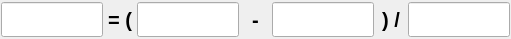
    <widget class="QWidget" name="layoutWidget_5">
     <property name="geometry">
      <rect>
       <x>200</x>
       <y>440</y>
       <width>511</width>
       <height>31</height>
      </rect>
     </property>
     <layout class="QHBoxLayout" name="horizontalLayout_8" stretch="3,1,3,1,3,1,3">
      <property name="spacing">
       <number>0</number>
      </property>
      <property name="leftMargin">
       <number>1</number>
      </property>
      <property name="topMargin">
       <number>2</number>
      </property>
      <property name="rightMargin">
       <number>1</number>
      </property>
      <property name="bottomMargin">
       <number>2</number>
      </property>
      <item>
       <widget class="caLineEdit" name="caLineEdit_18">
        <property name="sizePolicy">
         <sizepolicy hsizetype="Expanding" vsizetype="Expanding">
          <horstretch>0</horstretch>
          <verstretch>0</verstretch>
         </sizepolicy>
        </property>
        <property name="font">
         <font>
          <family>Monospace</family>
          <pointsize>17</pointsize>
          <stylestrategy>PreferDefault</stylestrategy>
         </font>
        </property>
        <property name="alignment">
         <set>Qt::AlignAbsolute|Qt::AlignCenter|Qt::AlignHCenter|Qt::AlignVCenter</set>
        </property>
        <property name="channel" stdset="0">
         <string notr="true">$(P)$(YAW).RBV</string>
        </property>
        <property name="foreground">
         <color>
          <red>10</red>
          <green>0</green>
          <blue>184</blue>
         </color>
        </property>
        <property name="background">
         <color>
          <red>200</red>
          <green>200</green>
          <blue>200</blue>
         </color>
        </property>
        <property name="colorMode">
         <enum>caLineEdit::Static</enum>
        </property>
        <property name="precisionMode">
         <enum>caLineEdit::Channel</enum>
        </property>
        <property name="limitsMode">
         <enum>caLineEdit::Channel</enum>
        </property>
        <property name="maxValue">
         <double>1.000000000000000</double>
        </property>
        <property name="minValue">
         <double>0.000000000000000</double>
        </property>
        <property name="fontScaleMode" stdset="0">
         <enum>caLineEdit::WidthAndHeight</enum>
        </property>
        <property name="formatType">
         <enum>caLineEdit::decimal</enum>
        </property>
       </widget>
      </item>
      <item>
       <widget class="caLabel" name="calabel_38">
        <property name="sizePolicy">
         <sizepolicy hsizetype="Expanding" vsizetype="Preferred">
          <horstretch>0</horstretch>
          <verstretch>0</verstretch>
         </sizepolicy>
        </property>
        <property name="font">
         <font>
          <pointsize>15</pointsize>
          <weight>75</weight>
          <bold>true</bold>
         </font>
        </property>
        <property name="text">
         <string>= (</string>
        </property>
        <property name="alignment">
         <set>Qt::AlignCenter</set>
        </property>
       </widget>
      </item>
      <item>
       <widget class="caLineEdit" name="calineedit_4">
        <property name="sizePolicy">
         <sizepolicy hsizetype="Expanding" vsizetype="Expanding">
          <horstretch>0</horstretch>
          <verstretch>0</verstretch>
         </sizepolicy>
        </property>
        <property name="font">
         <font>
          <family>Monospace</family>
          <pointsize>17</pointsize>
          <stylestrategy>PreferDefault</stylestrategy>
         </font>
        </property>
        <property name="channel" stdset="0">
         <string notr="true">$(P)$(SLITS):hSizeC1.VAL</string>
        </property>
        <property name="foreground">
         <color>
          <red>10</red>
          <green>0</green>
          <blue>184</blue>
         </color>
        </property>
        <property name="background">
         <color>
          <red>200</red>
          <green>200</green>
          <blue>200</blue>
         </color>
        </property>
        <property name="colorMode">
         <enum>caLineEdit::Static</enum>
        </property>
       </widget>
      </item>
      <item>
       <widget class="caLabel" name="calabel_39">
        <property name="sizePolicy">
         <sizepolicy hsizetype="Expanding" vsizetype="Preferred">
          <horstretch>0</horstretch>
          <verstretch>0</verstretch>
         </sizepolicy>
        </property>
        <property name="font">
         <font>
          <pointsize>15</pointsize>
          <weight>75</weight>
          <bold>true</bold>
         </font>
        </property>
        <property name="text">
         <string>-</string>
        </property>
        <property name="alignment">
         <set>Qt::AlignCenter</set>
        </property>
        <property name="indent">
         <number>0</number>
        </property>
       </widget>
      </item>
      <item>
       <widget class="caLineEdit" name="caLineEdit_19">
        <property name="sizePolicy">
         <sizepolicy hsizetype="Expanding" vsizetype="Expanding">
          <horstretch>0</horstretch>
          <verstretch>0</verstretch>
         </sizepolicy>
        </property>
        <property name="font">
         <font>
          <family>Monospace</family>
          <pointsize>17</pointsize>
          <stylestrategy>PreferDefault</stylestrategy>
         </font>
        </property>
        <property name="alignment">
         <set>Qt::AlignAbsolute|Qt::AlignCenter|Qt::AlignHCenter|Qt::AlignVCenter</set>
        </property>
        <property name="channel" stdset="0">
         <string notr="true">$(P)$(SLITS):hSize.VAL</string>
        </property>
        <property name="foreground">
         <color>
          <red>10</red>
          <green>0</green>
          <blue>184</blue>
         </color>
        </property>
        <property name="background">
         <color>
          <red>200</red>
          <green>200</green>
          <blue>200</blue>
         </color>
        </property>
        <property name="colorMode">
         <enum>caLineEdit::Static</enum>
        </property>
        <property name="precisionMode">
         <enum>caLineEdit::Channel</enum>
        </property>
        <property name="limitsMode">
         <enum>caLineEdit::Channel</enum>
        </property>
        <property name="maxValue">
         <double>1.000000000000000</double>
        </property>
        <property name="minValue">
         <double>0.000000000000000</double>
        </property>
        <property name="fontScaleMode" stdset="0">
         <enum>caLineEdit::WidthAndHeight</enum>
        </property>
        <property name="formatType">
         <enum>caLineEdit::decimal</enum>
        </property>
       </widget>
      </item>
      <item>
       <widget class="caLabel" name="calabel_40">
        <property name="sizePolicy">
         <sizepolicy hsizetype="Expanding" vsizetype="Preferred">
          <horstretch>0</horstretch>
          <verstretch>0</verstretch>
         </sizepolicy>
        </property>
        <property name="font">
         <font>
          <pointsize>15</pointsize>
          <weight>75</weight>
          <bold>true</bold>
         </font>
        </property>
        <property name="text">
         <string>) /</string>
        </property>
        <property name="alignment">
         <set>Qt::AlignCenter</set>
        </property>
       </widget>
      </item>
      <item>
       <widget class="caLineEdit" name="calineedit_3">
        <property name="sizePolicy">
         <sizepolicy hsizetype="Expanding" vsizetype="Expanding">
          <horstretch>0</horstretch>
          <verstretch>0</verstretch>
         </sizepolicy>
        </property>
        <property name="channel" stdset="0">
         <string notr="true">$(P)$(SLITS):hSizeC2.VAL</string>
        </property>
        <property name="foreground">
         <color>
          <red>10</red>
          <green>0</green>
          <blue>184</blue>
         </color>
        </property>
        <property name="background">
         <color>
          <red>200</red>
          <green>200</green>
          <blue>200</blue>
         </color>
        </property>
        <property name="colorMode">
         <enum>caLineEdit::Static</enum>
        </property>
       </widget>
      </item>
     </layout>
    </widget>
